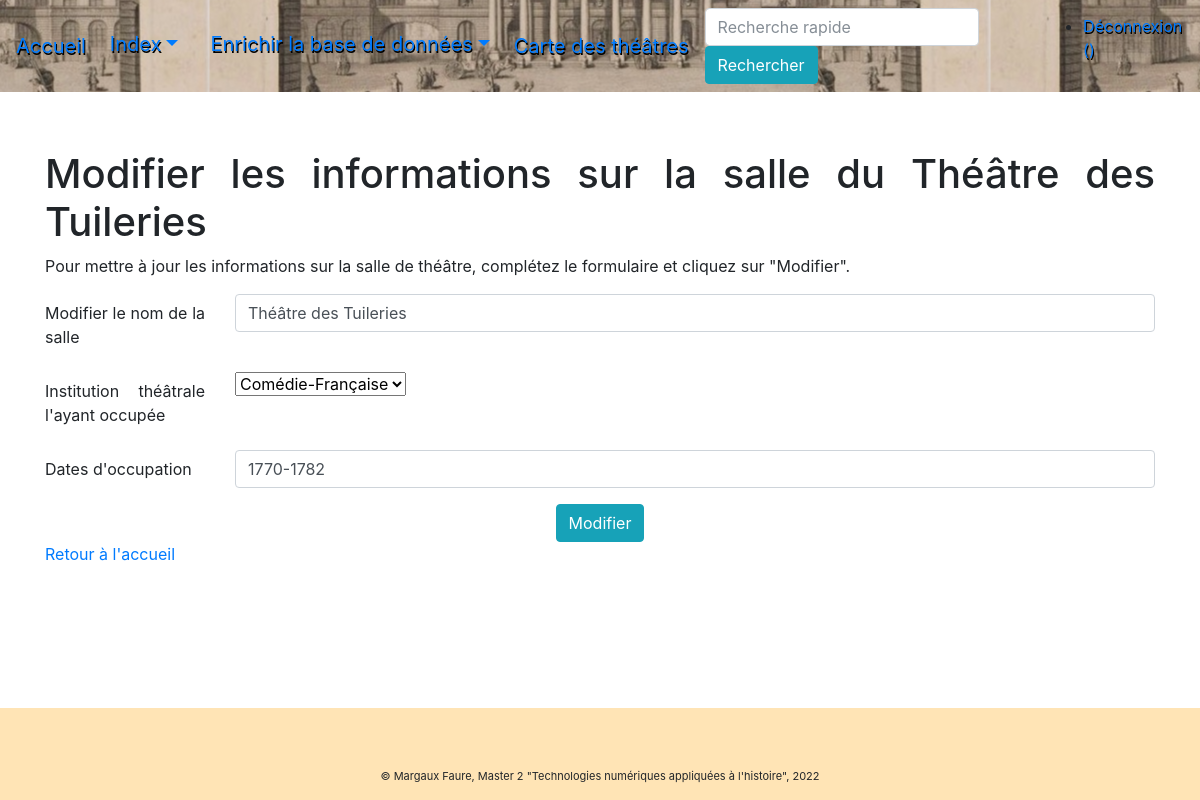
/theatres/1/update (signed in), run on the app's committed database.
### pv_theatres/modeles/donnees.py (models this page shows, shortened)
class SalleTheatre(db.Model):
    id = db.Column(db.Integer, nullable=False, autoincrement=True, primary_key=True)
    nom_salle = db.Column(db.Text)
    dates_occupation_salle = db.Column(db.Text)
    id_institution = db.Column(db.Integer, db.ForeignKey("theatre.id"))
    latitude = db.Column(db.Text)
    longitude = db.Column(db.Text)
    theatres = db.relationship("Theatre", back_populates="salles_theatre")
    authorships = db.relationship("Authorship", back_populates="salle_theatre")

class Theatre(db.Model):
    id = db.Column(db.Integer, nullable=False, autoincrement=True, primary_key=True)
    institution = db.Column(db.Text, nullable=False)
    salles_theatre = db.relationship("SalleTheatre", back_populates="theatres")
    proces_verbaux = db.relationship("ProcesVerbal", back_populates="salles_theatre")

### pv_theatres/routes/generic.py (the view, shortened to what this page needs)
@app.route("/theatres/<int:id>/update", methods=["GET", "POST"])
@login_required
def modification_salle(id):
    update_salle = SalleTheatre.query.get(id)
    institutions_theatrales = Theatre.query.all()
    if request.method == "GET":
        return render_template("pages/modification/update_salle.html", nom="Modifier une salle", salle=update_salle,
                               theatres=institutions_theatrales)

### pv_theatres/modeles/utilisateurs.py (called while the page is built)
@login.user_loader
def trouver_utilisateur_via_id(identifiant):
    return User.query.get(int(identifiant))

### pv_theatres/templates/pages/modification/update_salle.html (shortened to what this page needs)
{% extends "conteneur.html" %}
{% block corps %}
<div>
   <h1>Modifier les informations sur la salle du {{salle.nom_salle}}</h1>
   <p>Pour mettre à jour les informations sur la salle de théâtre, complétez le formulaire et cliquez sur "Modifier".</p>
</div>
<form class="form" method="POST" action="{{url_for('modification_salle', id=salle.id)}}">
    <div class="form-group row">
      <label for="update_nom" class="col-sm-2 col-form-label">Modifier le nom de la salle</label>
      <div class="col-sm-10">
       <input type="text" class="form-control" name="update_nom"
        value="{{salle.nom_salle}}"/>
      </div>
    </div>
    <div class="form-group row">
      <label for="id_institution" class="col-sm-2 col-form-label">Institution théâtrale l'ayant occupée</label>
      <div class="col-sm-10">
        <select name="id_institution" id="id_institution">
        {% for theatre in theatres %}
            <option value="{{theatre.id}}" {% if salle.id_institution == theatre.id %}selected{% endif %}>{{theatre.institution}}</option>
        {% endfor %}
        </select>
      </div>
    </div>
    <div class="form-group row">
      <label for="update_dates" class="col-sm-2 col-form-label">Dates d'occupation</label>
      <div class="col-sm-10">
       <input type="text" class="form-control" name="update_dates"
        value="{{salle.dates_occupation_salle}}"/>
      </div>
    </div>
    <div class="text-center">
        <button type="submit" class="btn btn-info text-center">Modifier</button>
    </div>
</form>
<p><a href="{{url_for('accueil')}}">Retour à l'accueil</a></p>
{% endblock %}

### data on the page
SalleTheatre: nom_salle "Théâtre des Tuileries", update_nom "Théâtre des Tuileries", id_institution "Comédie-Française", update_dates "1770-1782"
